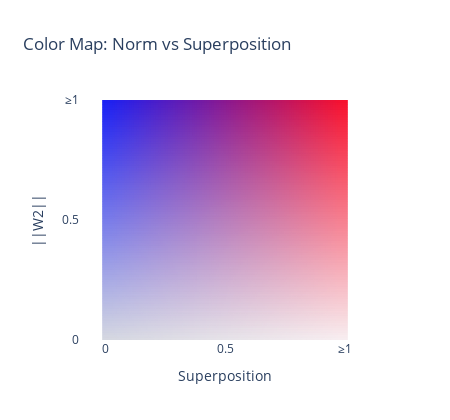

The cell this chart's notebook holds for it:
### Code cell
legend_resolution = 100
legend_norm = torch.linspace(0.0, 1.0, legend_resolution)
legend_super = torch.linspace(0.0, 1.0, legend_resolution)
legend_super_grid, legend_norm_grid = torch.meshgrid(legend_super, legend_norm, indexing="xy")
legend_rgb = phase_rgb(legend_norm_grid, legend_super_grid)

legend_fig = go.Figure(
    go.Scatter(
        x=legend_super_grid.reshape(-1).tolist(),
        y=legend_norm_grid.reshape(-1).tolist(),
        mode="markers",
        marker={
            "symbol": "square",
            "size": 5.2,
            "color": rgb_to_css(legend_rgb),
            "line": {"width": 0},
        },
        hoverinfo="skip",
        showlegend=False,
    )
)

legend_fig.update_xaxes(
    tickmode="array",
    tickvals=[0.0, 0.5, 1.0],
    ticktext=["0", "0.5", "≥1"],
    title="Superposition",
    range=[0.0, 1.0],
    showgrid=False,
    zeroline=False,
)
legend_fig.update_yaxes(
    tickmode="array",
    tickvals=[0.0, 0.5, 1.0],
    ticktext=["0", "0.5", "≥1"],
    title="||W2||",
    range=[0.0, 1.0],
    showgrid=False,
    zeroline=False,
    scaleanchor="x",
    scaleratio=1,
)
legend_fig.update_layout(
    title="Color Map: Norm vs Superposition",
    width=450,
    height=420,
    plot_bgcolor="white",
    paper_bgcolor="white",
)
legend_fig.show()

### Figure 1 — Plotly figure (JSON) as saved in the notebook; plotly's stock layout.template omitted (floating-point values rounded to 4 significant figures; data arrays with more than 128 entries replaced by an {"elided": "..."} marker saying what was removed)
{"data": [{"hoverinfo": "skip", "marker": {"color": {"elided": "10000 str values"}, "line": {"width": 0}, "size": 5.2, "symbol": "square"}, "mode": "markers", "showlegend": false, "type": "scatter", "x": {"elided": "10000 float values"}, "y": {"elided": "10000 float values"}}], "layout": {"height": 420, "paper_bgcolor": "white", "plot_bgcolor": "white", "title": {"text": "Color Map: Norm vs Superposition"}, "width": 450, "xaxis": {"range": [0, 1], "showgrid": false, "tickmode": "array", "ticktext": ["0", "0.5", "≥1"], "tickvals": [0, 0.5, 1], "title": {"text": "Superposition"}, "zeroline": false}, "yaxis": {"range": [0, 1], "scaleanchor": "x", "scaleratio": 1, "showgrid": false, "tickmode": "array", "ticktext": ["0", "0.5", "≥1"], "tickvals": [0, 0.5, 1], "title": {"text": "||W2||"}, "zeroline": false}}}
